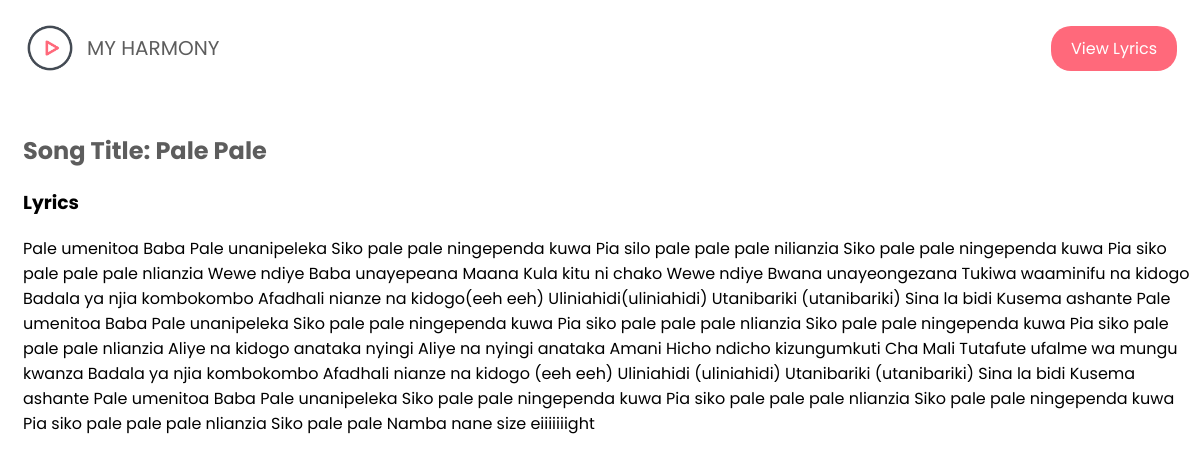
The app's page /song-details.php?id=10 with its own data.
### tables this page shows
CREATE TABLE `songs` (
  `id` int(11) NOT NULL,
  `album_id` int(11) DEFAULT NULL,
  `title` varchar(255) NOT NULL,
  `lyrics` text DEFAULT NULL
);

### src/song-details.php (the view, shortened to what this page needs)
<?php
$config = include 'config.php';
$host = $config['DB_HOST'];
$username = $config['DB_USER'];
$password = $config['DB_PASSWORD'];
$database = $config['DB_DATABASE'];
$conn = new mysqli($host, $username, $password, $database);
if (isset($_GET['id'])) {
    $id = $_GET['id'];
    $result = $conn->query("SELECT * FROM songs WHERE id=$id");
    $song = $result->fetch_assoc();
} else {
    header('Location: index.php');
    exit();
}
?>
<!DOCTYPE html>
<html lang="en">
<head>
    <link rel="stylesheet" href="./assets/css/main.css">
</head>
<body>
    <div class="landing-page">
        <header id="navbar">
            <div class="container">
                <a href="./index.php" class="logo"><img src="./assets/images/favicon.ico" alt="logo">My Harmony</a>
                <ul class="links">
                    <a href="#lyrics">
                        <li>View Lyrics</li>
                    </a>
                </ul>
            </div>
        </header>
    </div>
    <section id="lyrics" class="details container">
        <h2>Song Title:
            <?php echo isset($song['title']) ? $song['title'] : 'Title not Available'; ?>
        </h2>
        <h3>Lyrics</h3>
        <p>
            <?php
            if (isset($song['lyrics'])) {
                $lyricsArray = array_map('trim', explode(", ", $song['lyrics']));
                $formattedLyrics = implode("<br>", $lyricsArray);
                echo $formattedLyrics;
            } else {
                echo 'Lyrics not Available';
            }
            ?>
        </p>
    </section>
</body>
</html>

### src/assets/css/main.css (style rules this page uses)
body { font-family: 'Poppins', sans-serif; }
a { text-decoration: none; }
ul { list-style: none; padding: 0; margin: 0; }
.container { padding-left: 15px; padding-right: 15px; margin-left: auto; margin-right: auto; }
@media (min-width: 768px) { .container { width: 750px; } }
@media (min-width: 992px) { .container { width: 970px; } }
@media (min-width: 1200px) { .container { width: 1170px; } }
.landing-page header { min-height: 80px; display: flex; }
.logo { display: flex; align-items: center; text-decoration: none; }
.logo img { height: 54px; width: 54px; margin-right: 10px; }
.landing-page header .container { display: flex; align-items: center; justify-content: space-between; }
.landing-page header .logo { color: #5d5d5d; text-transform: uppercase; font-size: 20px; }
.landing-page header .links { display: flex; align-items: center; }
.landing-page header .links li { margin-left: 30px; color: #5d5d5d; cursor: pointer; transition: .3s; }
.landing-page header .links li:last-child { border-radius: 20px; padding: 10px 20px; color: #FFF; background-color: #FF697B; }
.details { height: 100vh; padding-top: 25px; }
.details h2 { color: #5d5d5d; }

### records on screen
songs: title "Pale Pale", lyrics "Pale umenitoa Baba Pale unanipeleka Siko pale pale ningependa kuwa Pia silo pale pale pale nilianzia Siko pale pale ningependa kuwa Pia siko pale pale pale nlianzia Wewe ndiye Baba unayepeana Maana Kula kitu ni chako Wewe ndiye Bwana unayeongezana Tukiwa waaminifu na kidogo Badala ya njia kombokombo Afadhali nianze na kidogo(eeh eeh) Uliniahidi(uliniahidi) Utanibariki (utanibariki) Sina la bidi Kusema ashante Pale umenitoa Baba Pale unanipeleka Siko pale pale ningependa kuwa Pia siko pale pale pale nlianzia Siko pale pale ningependa kuwa Pia siko pale pale pale nlianzia Aliye na kidogo anataka nyingi Aliye na nyingi anataka Amani Hicho ndicho kizungumkuti Cha Mali Tutafute ufalme wa mungu…"
